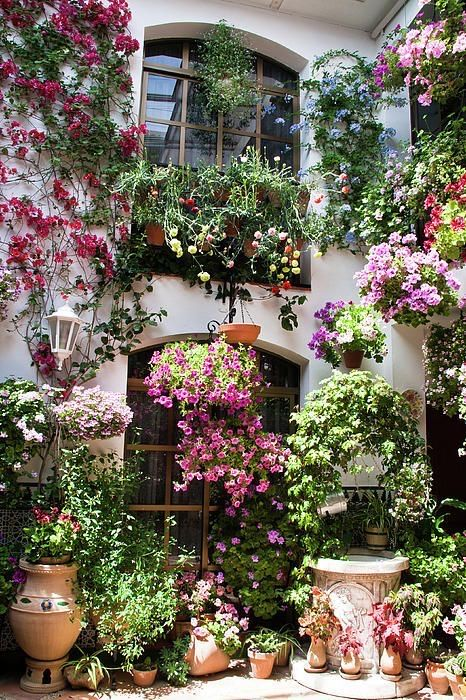
#> input picture src/cicek.jpg, 466 x 700 px, found by its file name
$ python 05_Renk_uzayi.py
#> lines starting #> are read from the running program, lines starting #| are printed output that depends on the picture
import cv2

#Resim ilk haliye BGR durumdadır.
img=cv2. imread("C:\OpenCv_Uygulamalar_1\src\cicek.jpg")
#> img is the input picture: shape (700, 466, 3); mean B, G, R 90.6, 105.4, 113.1

img_rgb=cv2.cvtColor(img,cv2.COLOR_BGR2RGB)
img_hsv=cv2.cvtColor(img,cv2.COLOR_BGR2HSV)
#> img_hsv: shape (700, 466, 3); mean H, S, V 58, 100.8, 119.8
img_gray=cv2.cvtColor(img,cv2.COLOR_BGR2GRAY)
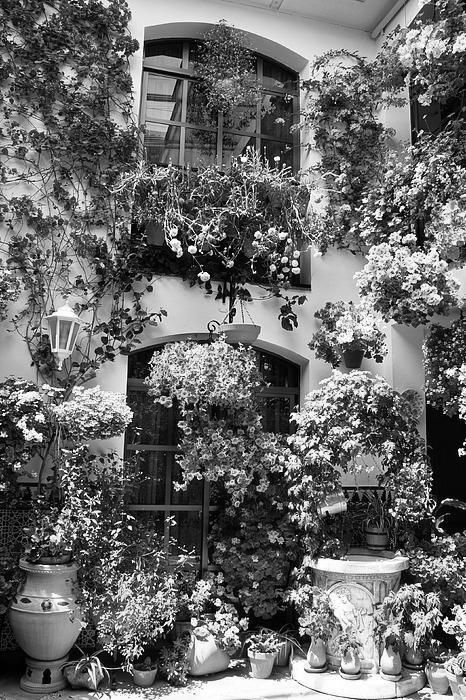
#> img_gray: shape (700, 466); min 0, max 255, mean 106

cv2.imshow("Cicek BGR",img)
#cv2.imshow("Cicek RGB",img_rgb)
#cv2.imshow("Cicek HSV",img_hsv)
cv2.imshow("Cicek GRAY",img_gray)

cv2.waitKey(0)
cv2.destroyAllWindows()

$ run again, with src/Guzum.jpg copied over src/cicek.jpg
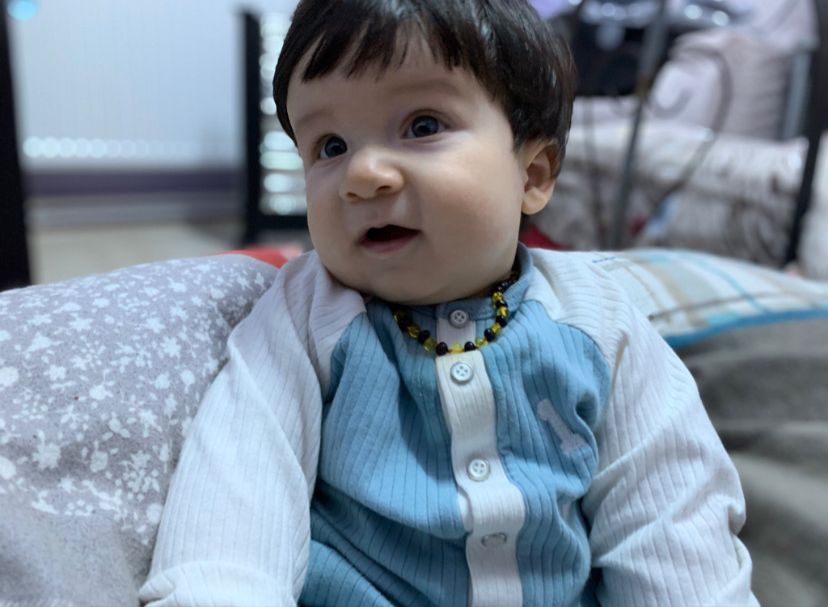
#> input picture src/Guzum.jpg, 828 x 607 px, found by its file name
#> img is the input picture: shape (607, 828, 3); mean B, G, R 153.2, 138.1, 124.2
#> img_hsv: shape (607, 828, 3); mean H, S, V 96.7, 61.5, 156
#> `img_gray=cv2.cvtColor(img,cv2.COLOR_BGR2GRAY)`:
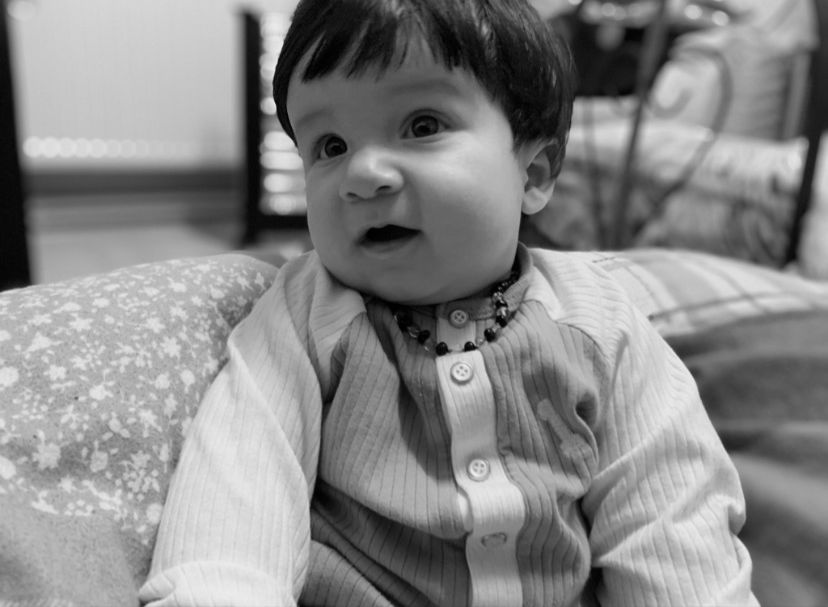
#> img_gray: shape (607, 828); min 0, max 241, mean 135.6

$ run again, with src/Kizlarim.jpg copied over src/cicek.jpg
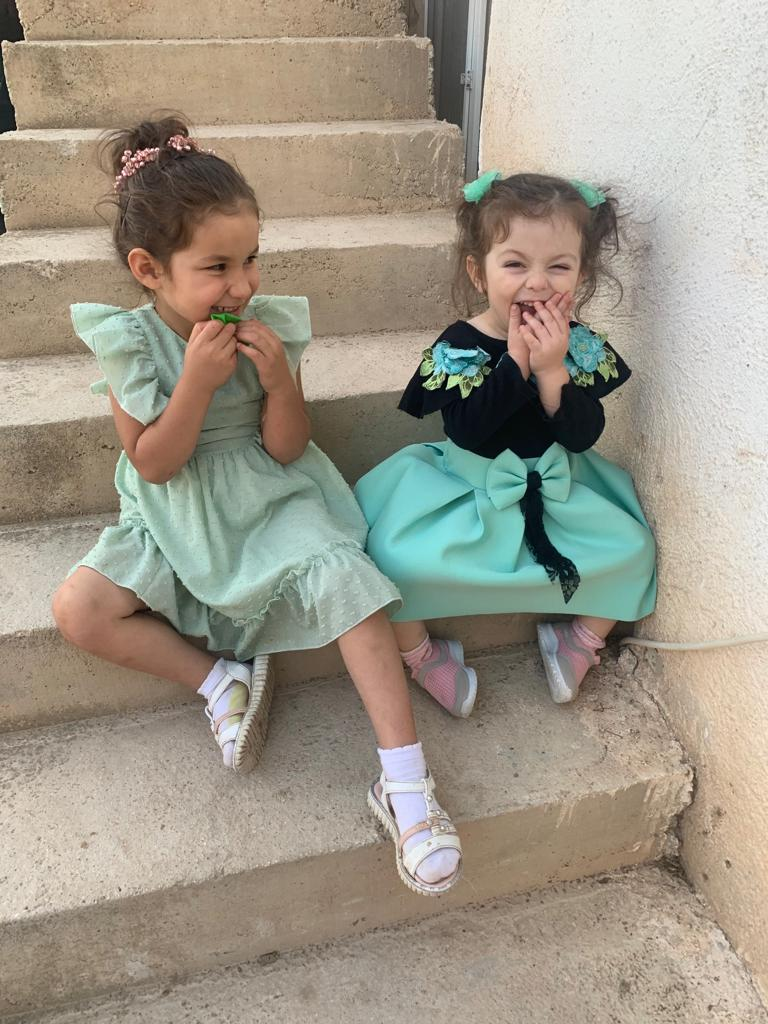
#> input picture src/Kizlarim.jpg, 768 x 1024 px, found by its file name
#> img is the input picture: shape (1024, 768, 3); mean B, G, R 137.2, 151.7, 158.8
#> img_hsv: shape (1024, 768, 3); mean H, S, V 29.9, 54.2, 164.8
#> `img_gray=cv2.cvtColor(img,cv2.COLOR_BGR2GRAY)`:
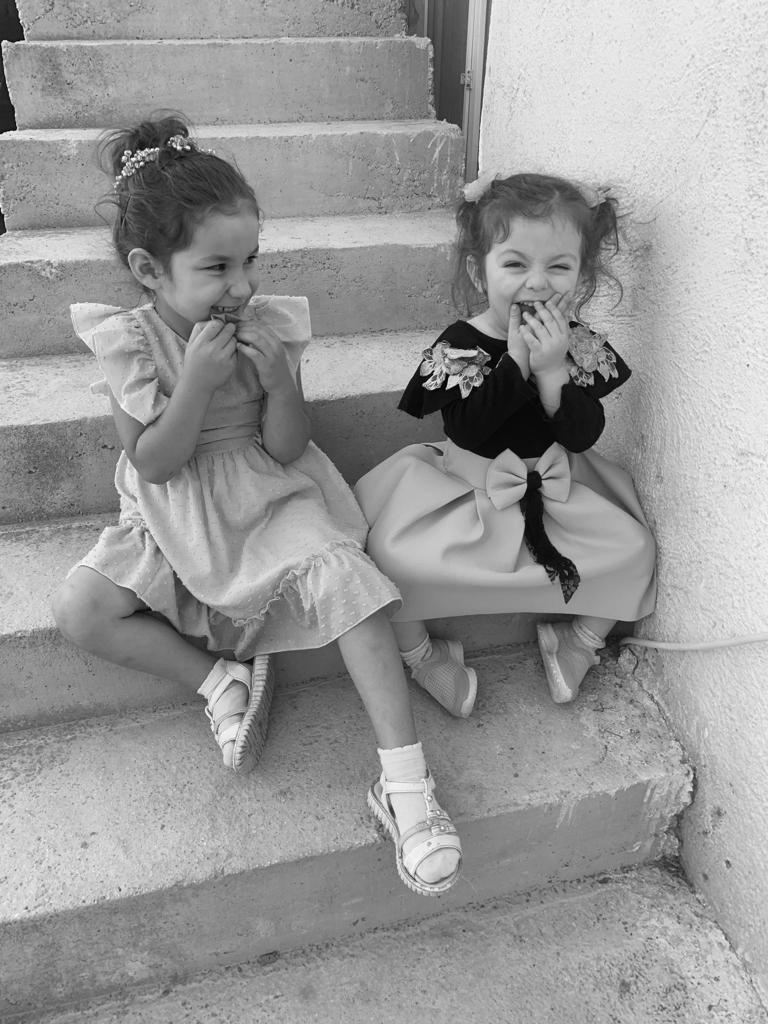
#> img_gray: shape (1024, 768); min 0, max 254, mean 152.2
